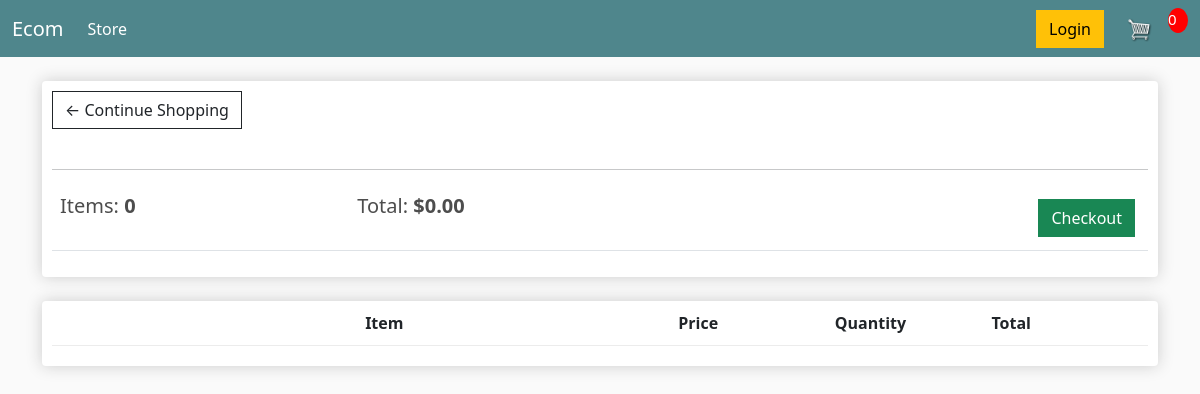
/cart/ (signed in), run on an earlier commit of the app's database.
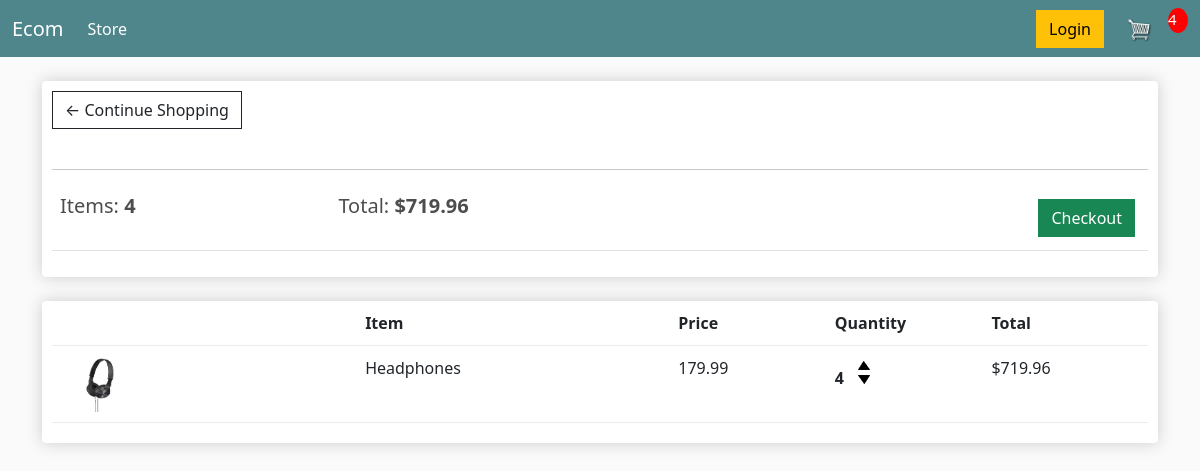
And on a later commit of the database.
### store/models.py (models this page shows, shortened)
class Order(models.Model):
    customer = models.ForeignKey(Customer, on_delete=models.SET_NULL, blank=True, null=True)
    date_ordered = models.DateTimeField(auto_now_add=True)
    complete = models.BooleanField(default=False, null=True, blank=False)
    transaction_id = models.CharField(max_length=200, null=True)
    @property
    def get_cart_total(self):
        orderitems = self.orderitem_set.all()
        total = sum([item.get_total for item in orderitems])
        return total
    @property
    def get_cart_items(self):
        orderitems = self.orderitem_set.all()
        total = sum([item.quantity for item in orderitems])
        return total

class OrderItem(models.Model):
    product = models.ForeignKey(Product, on_delete=models.SET_NULL, blank=True, null=True)
    order = models.ForeignKey(Order, on_delete=models.SET_NULL, blank=True, null=True)
    quantity = models.IntegerField(default=0, null=True, blank=True)
    date_added = models.DateTimeField(auto_now_add=True)
    @property
    def get_total(self):
        total = self.product.price * self.quantity
        return total

class Product(models.Model):
    name = models.CharField(max_length=200, null=True)
    price = models.DecimalField(max_digits=7, decimal_places=2)
    digital = models.BooleanField(default=False, null=True, blank=False)
    image = models.ImageField(default='images/cart_image_placeholder.png', null=True, blank=True)
    @property
    def imageURL(self):
        try:
            url = self.image.url
        except:
            url = ''
        return url

### store/views.py (the view)
# urls.py: path('cart/', cart, name='cart'),
def cart(request):
    data = cartData(request)
    cartItems = data['cartItems']
    order = data['order']
    items = data['items']
    context = {
        'items': items,
        'order': order,
        'cartItems': cartItems,
    }
    return render(request, 'store/cart.html', context)

### store/utils.py (called while the page is built)
def cartData(request):
    if request.user.is_authenticated:
        customer = request.user.customer
        order, created = Order.objects.get_or_create(customer=customer, complete=False)
        items = order.orderitem_set.all()
        cartItems = order.get_cart_items
    else:
        cookieData = cookieCart(request)
        cartItems = cookieData['cartItems']
        order = cookieData['order']
        items = cookieData['items']
    return {'cartItems': cartItems, 'order': order, 'items': items}

### store/templates/store/cart.html
{% extends 'base.html' %}
{% load static %}
{% block content %}
    <div class="row">
        <div class="col-lg-12">
            <div class="box-element">
                <a class="btn btn-outline-dark" href="{% url 'store' %}">&#x2190; Continue Shopping</a>
                <br>
                <br>
                <hr>
                <table class="table">
                    <td><h5>Items: <strong>{{ order.get_cart_items }}</strong></h5></td>
                    <td><h5>Total: <strong>${{ order.get_cart_total|floatformat:2 }}</strong></h5></td>
                    <td>
                        <a class="btn btn-success"
                           style="float: right; margin: 5px;"
                           href="{% url 'checkout' %}">Checkout</a>
                    </td>
                </table>
            </div>
            <br>
            <div class="box-element">
                <div class="cart-row">
                    <div style="flex: 2"></div>
                    <div style="flex: 2"><strong>Item</strong></div>
                    <div style="flex: 1"><strong>Price</strong></div>
                    <div style="flex: 1"><strong>Quantity</strong></div>
                    <div style="flex: 1"><strong>Total</strong></div>
                </div>
                {% for item in items %}
                <div class="cart-row">
                    <div style="flex: 2"><img class="row-image" src="{{item.product.imageURL}}"> </div>
                    <div style="flex: 2">{{ item.product.name}}</div>
                    <div style="flex: 1">{{item.product.price|floatformat:2}}</div>
                    <div style="flex: 1">
                        <p class="quantity">{{ item.quantity }}</p>
                        <div class="quantity">
                            <img data-product={{ item.product.id }} data-action="add" class="chg-quantity update-cart" src="{% static 'images/arrow-up.png' %}">
                            <img data-product={{ item.product.id }} data-action="remove" class="chg-quantity update-cart" src="{% static 'images/arrow-down.png' %}">
                        </div>
                    </div>
                    <div style="flex: 1">${{ item.get_total|floatformat:2 }}</div>
                </div>
                {% endfor %}
            </div>
        </div>
    </div>
{% endblock %}

### store/templates/base.html (shortened to what this page needs)
{% load static %}
<!DOCTYPE html>
<html lang="en">
<head>
    <link href="https://cdn.jsdelivr.net/npm/bootstrap@5.0.0-beta1/dist/css/bootstrap.min.css" rel="stylesheet"
>
    <link rel="stylesheet" type="text/css" href="{% static 'css/main.css' %}">
</head>
<body>
{% include 'navbar.html' %}
<div class="container">
    <br>
    {% block content %}
    {% endblock %}
</div>
</body>
</html>

### store/templates/navbar.html (shortened to what this page needs)
{% load static %}
<nav class="navbar navbar-expand-lg navbar-dark bg-dark">
    <div class="container-fluid">
        <a class="navbar-brand" href="{% url 'store' %}">Ecom</a>
        <div class="collapse navbar-collapse" id="navbarSupportedContent">
            <ul class="navbar-nav me-auto mb-2 mb-lg-0">
                <li class="nav-item">
                    <a class="nav-link active" aria-current="page" href="{% url 'store' %}">Store</a>
                </li>
            </ul>
            <div class="row row-cols-lg-auto g-3 align-items-center">
                <a href="#" class="btn btn-warning">Login</a>
                <a href="{% url 'cart' %}">
                    <img id="cart-icon" src="{% static 'images/cart.png' %}">
                </a>
                <div>
                    <p style="text-align: left; font-size: 15px" id="cart-total">{{ cartItems }}</p>
                </div>
            </div>
        </div>
    </div>
</nav>

### static/css/main.css (style rules this page uses)
body { background-color: hsl(0, 0%, 98%); }
h1,h2,h3,h4,h5,h6 { color: hsl(0,0%,30%); }
.bg-dark { background-color: #4f868c!important; }
#cart-icon { width: 25px; display: inline-block; margin-left: 15px; }
#cart-total { display: block; text-align: center; color: #fff; background-color: red; width: 20px; height: 25px; border-radius: 50%; font-size: 14px; }
.btn { border-radius: 0; }
.box-element { box-shadow: 0px 0px 16px hsl(0, 0%, 80%); background-color: #fff; border-radius: 4px; padding: 10px; }
.cart-row { display: flex; padding-bottom: 10px; margin-bottom: 10px; border-bottom: 1px solid #ececec; }
.row-image { width: 100px; }
.quantity { display: inline-block; font-weight: 700; padding-right: 10px; }
.chg-quantity { width: 12px; cursor: pointer; display: block; margin-top: 5px; transition: .1s; }

What changed in the data, as far as the page shows it:
computed for Order: get_cart_items "0" → "4"; get_cart_total "0.00" → "719.96"
added OrderItem: product.imageURL (picture), product.name "Headphones", product.price "179.99", quantity "4", get_total "719.96"
Also different on the page:
{{ cartItems }}: "0" → "4"
